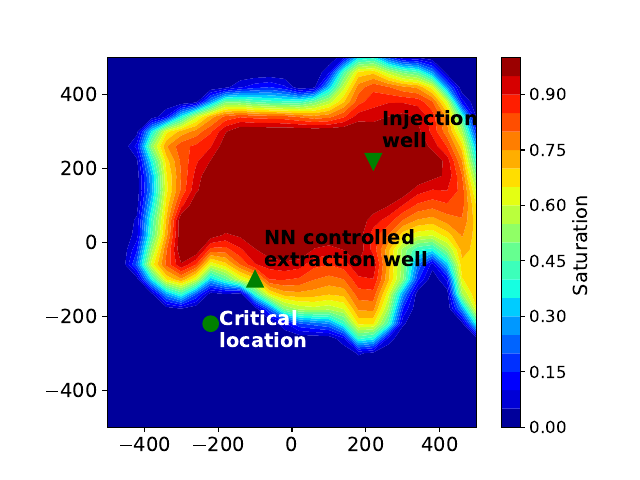

Write the Julia code that produced this figure.
#This example trains a neural network to manage the pressure in an underground reservoir.
#The ML model gets to control the pumping rate at an extraction well.
#It's goal is to manage the pressure at a critical location so the pressure increase caused by a fixed injection at another well is mitigated by the extraction.
#It uses a subsurface flow model in the loop to train a convolutional neural network to predict the extraction rate given a permeability field.
using ChainRulesCore: length
import DPFEHM
import GaussianRandomFields
import Optim
import Random
import BSON
import Zygote
import ChainRulesCore
using Distributed
using Flux
import PyPlot

using Statistics: mean, std
using BSON
using Flux
include("twoPhase.jl")
# Load the model back


# using BSON
@BSON.load "mytrained_model_FinalTrainMPILD.bson" model



using Random
using GaussianRandomFields
using DPFEHM

mutable struct Fluid_n
    vw::Float64
    vo::Float64
    swc::Float64
    sor::Float64
end

Random.seed!(11) #for paper plots

Qinj = 0.031688 # [m^3/s] (1 MMT water/yr)
n = 26
ns = [n, n]
steadyhead = 0e0
sidelength = 500
thickness  = 1.0
mins = [-sidelength, -sidelength] #meters
maxs = [sidelength, sidelength] #meters
num_eigenvectors = 200
sigma = 1.0
lambda = 50
cov = GaussianRandomFields.CovarianceFunction(2, GaussianRandomFields.Matern(lambda, 1; σ=sigma))
x_pts = range(mins[1], maxs[1]; length=ns[1])
y_pts = range(mins[2], maxs[2]; length=ns[2])
grf = GaussianRandomFields.GaussianRandomField(cov, GaussianRandomFields.KarhunenLoeve(num_eigenvectors), x_pts, y_pts)

pressure_target  = 0
learning_rate = 1e-4

coords, neighbors, areasoverlengths, volumes = DPFEHM.regulargrid2d(mins, maxs, ns, thickness)
dirichletnodes = Int[]
dirichleths = zeros(size(coords, 2))
specificstorage = fill(0.1, size(coords, 2))  
h0 = zeros(size(coords, 2))
fluid=Fluid_n(1.0, 1.0, 0.0, 0.0)
S0=zeros(size(coords, 2))

nt = 45;  dt =4*24*60*60;

monitoring_well_node = 190
injection_extraction_nodes = [271, 487]


# for i = 1:size(coords, 2)
#     if abs(coords[1, i]) == sidelength || abs(coords[2, i]) == sidelength
#         push!(dirichletnodes, i)
#         dirichleths[i] = steadyhead
#     end
# end

function getQs(Qs::Vector, is::Vector)
    sum(Qs .* ((collect(1:size(coords, 2)) .== i) for i in is))
end

function solve_numerical(Qs, T)
    Qs = getQs(Qs, injection_extraction_nodes)
    everystep=false # output all the time steps
    Ts=exp.(reshape(T,size(Qs)))
    args=h0, S0, Ts, dirichleths,  dirichletnodes, Qs, volumes, areasoverlengths, fluid, dt, neighbors, nt, everystep
    h_gw_t, S= solvetwophase(args...)
    push!(pressure_vals, h_gw_t[monitoring_well_node] - steadyhead)
    push!(extraction_rates, Qs[injection_extraction_nodes[1]])
    return h_gw_t[monitoring_well_node] - steadyhead
end

T = GaussianRandomFields.sample(grf)
Ts=exp.(reshape(T,size(coords,2)))
Tst=reshape(Ts,n,n,1,1)
everystep=false
Q1 = model(Tst)
Qs = zeros(size(coords, 2))
Qs[injection_extraction_nodes[1]]=Q1[1] 
Qs[injection_extraction_nodes[2]]=Qinj
args=h0, S0, Ts, dirichleths,  dirichletnodes, Qs, volumes, areasoverlengths, fluid, dt, neighbors, nt, everystep
@time h_gw_t, S= solvetwophase(args...)
@show h_gw_t[monitoring_well_node]


#plotting


xmin, xmax = -sidelength, sidelength
ymin, ymax = -sidelength, sidelength

# Coordinate vectors for your grid
x = range(xmin, xmax, length=n)
y = range(ymin, ymax, length=n)

monit = monitoring_well_node
ext = injection_extraction_nodes[1]
Inj = injection_extraction_nodes[2]

# Convert linear indices to (row, column)
row_monit = div(monit - 1, n) + 1
col_monit = mod(monit - 1, n) + 1

row_ext = div(ext - 1, n) + 1
col_ext = mod(ext - 1, n) + 1

row_Inj = div(Inj - 1, n) + 1
col_Inj = mod(Inj - 1, n) + 1

# Convert indices to coordinates
x_monit = x[col_monit]
y_monit = y[row_monit]

x_ext = x[col_ext]
y_ext = y[row_ext]

x_Inj = x[col_Inj]
y_Inj = y[row_Inj]

offset = sidelength * 0.05  # adjust as needed for spacing


fig, ax = PyPlot.subplots()
S_matrix = reshape(S, n, n)
# Create coordinate vectors for axes (assuming grid from xmin to xmax, ymin to ymax)
xmin, xmax = -sidelength, sidelength  # replace with your actual range
ymin, ymax = -sidelength, sidelength  # replace with your actual range
x = range(xmin, xmax, length=n)
y = range(ymin, ymax, length=n)
# Plot filled contour with coordinates
contour = ax.contourf(x, y, S_matrix, cmap="jet", levels=20, aspect="auto" )
ax.set_aspect("equal", adjustable="box")
ax.autoscale()
# Set axis limits explicitly
ax.set_xlim(xmin, xmax)
ax.set_ylim(ymin, ymax)
# ax.plot(x_monit, y_monit, marker="o", color="red", markersize=10, markeredgewidth=2)
label="Critical 
location"
# Marker for Monitoring Well
ax.plot(x_monit, y_monit, marker="o", color="green", markersize=10, markeredgewidth=2)
ax.text(x_monit + offset, y_monit -3*offset, label, color="white", fontsize=14,
        ha="left", va="bottom", weight="bold")

# build a multi-line label
label = "NN controlled
extraction well"
# Marker for Extraction
ax.plot(x_ext, y_ext, marker="^", color="green", markersize=10, markeredgewidth=2)
ax.text(x_ext + offset, y_ext + offset, label; color="black", fontsize=14,
        ha="left", va="bottom", weight="bold")
label="Injection
well"
# Marker for Injection
ax.plot(x_Inj, y_Inj, marker="v", color="green", markersize=10, markeredgewidth=2)
ax.text(x_Inj + offset, y_Inj + offset, label, color="black", fontsize=14,
        ha="left", va="bottom", weight="bold")

# Add colorbar
cb = fig.colorbar(contour)
cb.ax.tick_params(labelsize=12)  # Adjust 12 to your desired font size
cb.set_label("Saturation ", fontsize=14)
ax[:tick_params](axis="both", which="major", labelsize=14)
display(fig)
fig.savefig("Figure1.pdf", dpi=600)
PyPlot.close(fig)


